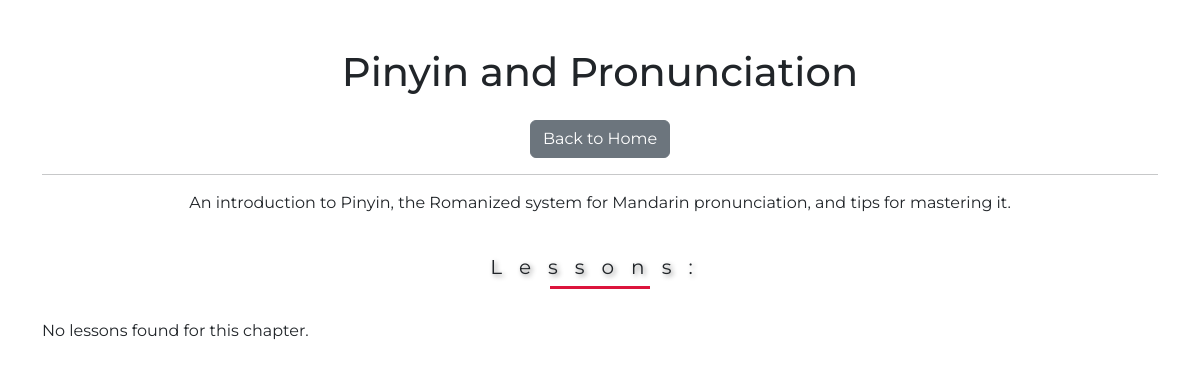
Page /chapters/3/ on the committed database.
### apps/models.py (models this page shows, shortened)
class Chapter(models.Model):
    id = models.AutoField(primary_key=True)
    title = models.CharField(max_length=255)
    description = models.TextField(blank=True, null=True)

### apps/views.py (the view)
# urls.py: path('chapters/<int:chapter_id>/', views.chapter_detail, name='chapter_detail'),
def chapter_detail(request, chapter_id):
    chapter = get_object_or_404(Chapter.objects.prefetch_related('lessons'), id=chapter_id)
    lessons = chapter.lessons.all()
    return render(request, 'apps/chapter_detail.html', {
        'chapter': chapter,
        'lessons': lessons
    })

### apps/templates/apps/chapter_detail.html (shortened to what this page needs)
{% extends "apps/base.html" %}
{% block content %}
<div class="container mt-5">
  <h1>{{ chapter.title }}</h1>
  <a href="{% url 'home' %}" class="btn btn-secondary mt-3">Back to Home</a><br><hr>
  <p>{{ chapter.description }}</p>
  <div style="text-align: left;">
    <h4>Lessons:</h4>
    <div class="list-group">
      {% for lesson in lessons %}
      <a href="{% url 'lesson_detail' lesson.id %}" class="list-group-item list-group-item-action">
        {{ lesson.title }}
      </a>
      {% empty %}
      <p>No lessons found for this chapter.</p>
      {% endfor %}
    </div>
  </div>
</div>
{% endblock %}

### static/css/styles.css (style rules this page uses)
body { margin: 0; padding: 0; font-family: 'Montserrat', sans-serif; }
h4 { text-align: center; letter-spacing: 17px; font-size: 60px; font-style: bold; text-shadow: 2px 2px 5px gray; }
h4 { width: 100%; font-weight: normal; font-size: 20px; position: relative; margin: 40px 0; }
h4::before { content: ''; position: absolute; width: 100px; height: 3px; background-color: crimson; bottom: -10px; left: 50%; transform: translateX(-50%); animation: animate 4s linear infinite; }
.container { text-align: center; color: dark; }

### rows in the picture
Chapter: title "Pinyin and Pronunciation", description "An introduction to Pinyin, the Romanized system for Mandarin pronunciation, and tips for mastering it."
